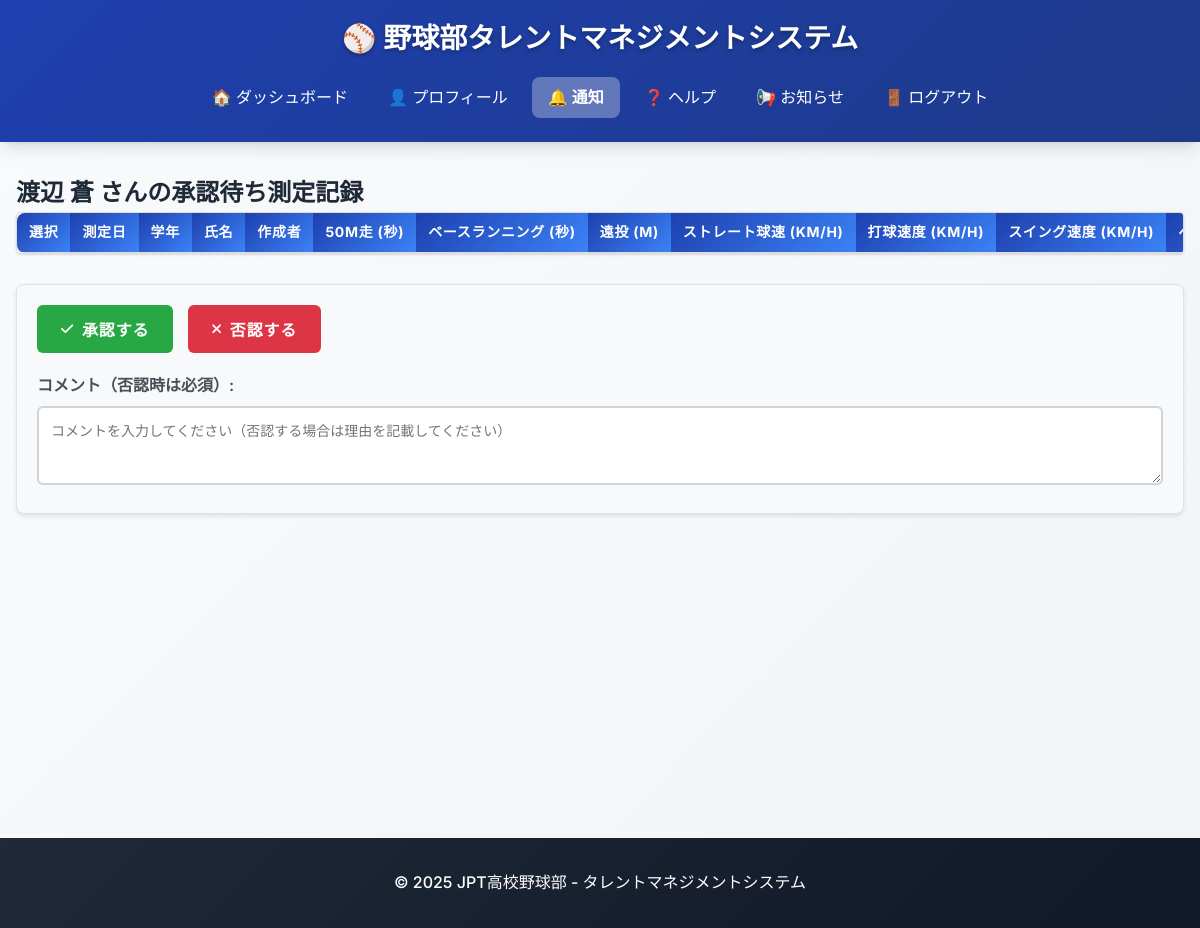
Before: /notice/my/notice (signed in) with the older database file.
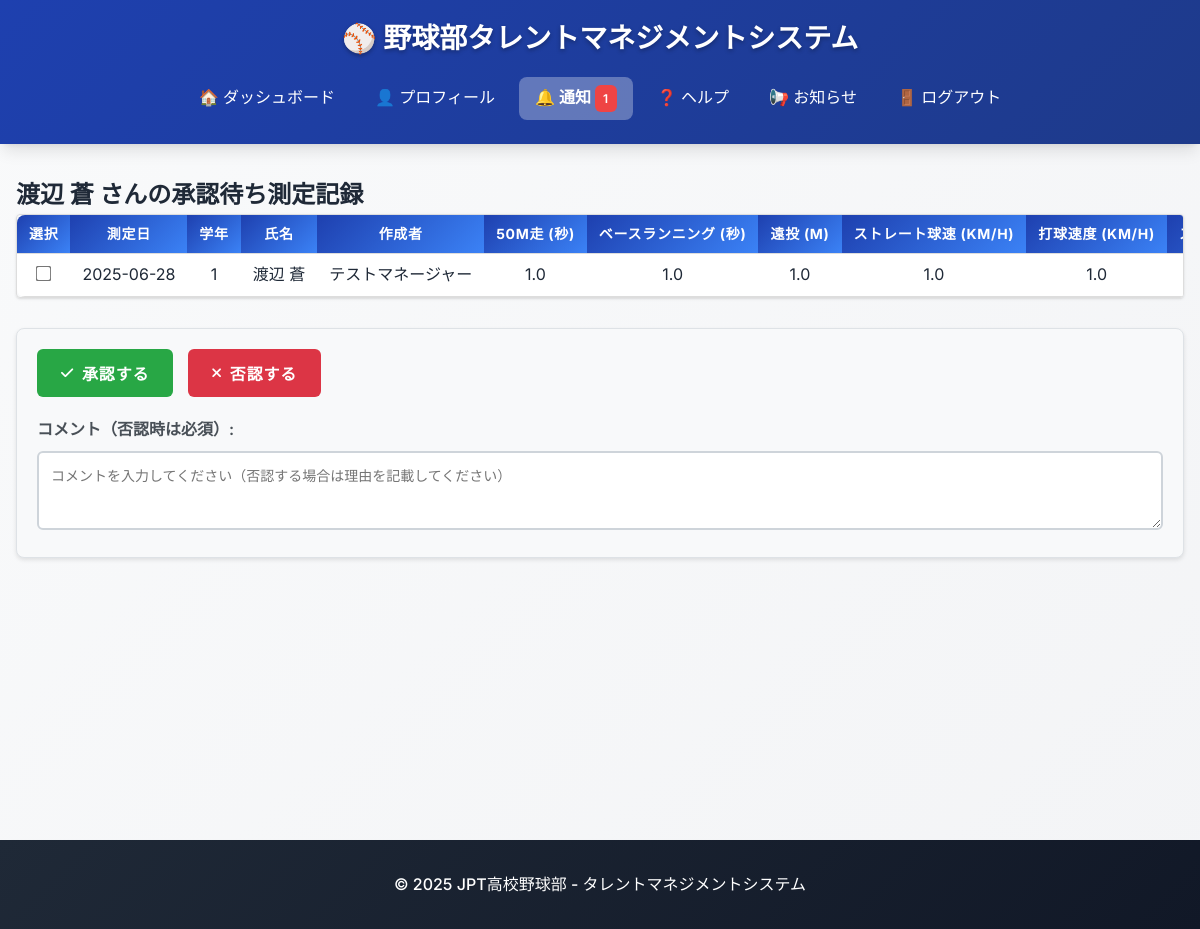
After: the same page with the newer database file.
### db_models.py (models this page shows, shortened)
class User(db.Model, UserMixin):
    __tablename__ = 'users'
    user_id = db.Column(db.Integer, primary_key=True)
    fs_uniquifier = db.Column(db.String(64), unique=True, nullable=False, default=lambda: str(uuid.uuid4()))  # 追加
    student_id = db.Column(db.String(20),  nullable=True)  # 学生番号 (例: "2024001")
    name = db.Column(db.String(100), unique=True, nullable=False)
    password_hash = db.Column(db.String(200), nullable=False)
    grade = db.Column(db.Integer, nullable=True)
    is_active = db.Column(db.Boolean, default=True)
    team_status = db.Column(db.Boolean, default=False)
    created_at = db.Column(db.DateTime, default=lambda: datetime.now(tz=ZoneInfo('Asia/Tokyo')))
    updated_at = db.Column(db.DateTime, default=lambda: datetime.now(tz=ZoneInfo('Asia/Tokyo')),
                           onupdate=lambda: datetime.now(tz=ZoneInfo('Asia/Tokyo')))
    roles = db.relationship('Role', secondary='user_roles', backref=db.backref('users', lazy='dynamic'))
    def get_id(self):
        return str(self.user_id)  # Flask-Login 用の get_id()
    def has_any_role(self, *roles):
        return any(role.name in roles for role in self.roles)

class MeasurementType(db.Model):
    __tablename__ = 'measurement_types'
    id = db.Column(db.Integer, primary_key=True)
    name = db.Column(db.String(50), unique=True, nullable=False)  # プログラム内で使用する識別子 (例: 'run_50m')
    display_name = db.Column(db.String(100), nullable=False)  # 表示用名称 (例: '50m走')
    category = db.Column(db.String(50), nullable=True)  # 大項目分類 (例: '走力', '投力', '筋力')
    unit = db.Column(db.String(20))  # 単位 (例: '秒', 'km/h', 'm')
    evaluation_direction = db.Column(                            # 評価方向
        db.Enum('asc', 'desc', name='evaluation_direction_enum'),
        nullable=False,
        default='asc'
    )
    description = db.Column(db.Text)  # 説明文 (任意)

class MeasurementRecord(db.Model):
    __tablename__ = 'measurement_records'
    id = db.Column(db.Integer, primary_key=True)
    user_id = db.Column(db.Integer, db.ForeignKey('users.user_id'), nullable=False)
    measurement_date = db.Column(db.Date, nullable=False)
    status = db.Column(db.Enum('draft', 'pending_coach', 'approved', 'rejected', name='status_enum'),
                       nullable=False, default='draft')
    created_by = db.Column(db.Integer, db.ForeignKey('users.user_id'), nullable=False)
    created_at = db.Column(db.DateTime, default=lambda: datetime.now(tz=ZoneInfo('Asia/Tokyo')))
    updated_at = db.Column(db.DateTime, default=lambda: datetime.now(tz=ZoneInfo('Asia/Tokyo')),
                           onupdate=lambda: datetime.now(tz=ZoneInfo('Asia/Tokyo')))
    comment = db.Column(db.String(1000))
    user = db.relationship('User', foreign_keys=[user_id])
    creator = db.relationship('User', foreign_keys=[created_by])
    values = db.relationship('MeasurementValue', back_populates='record', cascade='all, delete-orphan')

class MeasurementValue(db.Model):
    __tablename__ = 'measurement_values'
    id = db.Column(db.Integer, primary_key=True)
    record_id = db.Column(db.Integer, db.ForeignKey('measurement_records.id'), nullable=False)
    type_id = db.Column(db.Integer, db.ForeignKey('measurement_types.id', ondelete='CASCADE'), nullable=False)
    value = db.Column(db.Float, nullable=False)
    record = db.relationship('MeasurementRecord', back_populates='values')
    type = db.relationship('MeasurementType')
    __table_args__ = (
        db.UniqueConstraint('record_id', 'type_id', name='_record_type_uc'),
    )

### blueprints/notice.py (the view)
@notice_bp.route('/my/notice')
@login_required
@roles_accepted("administer", "member", "manager", "coach")
def notice():
    user_id = current_user.get_id()
    user = User.query.get(user_id)
    measurement_types = MeasurementType.query.all()
    if current_user.has_role("member"):
        records = MeasurementRecord.query.filter_by(user_id=user_id, status='draft').all()
    if current_user.has_any_role("administer", "coach"):
        records = MeasurementRecord.query.filter_by(status='pending_coach').all()
    if current_user.has_role("manager"):
        records = MeasurementRecord.query.filter_by(created_by=current_user.user_id, status='rejected').all()
    return render_template('notice.html',
                           user=user,
                           records=records,
                           measurement_types=measurement_types
                           )

### app/app.py (called while the page is built)
@login_manager.user_loader
def load_user(user_id):
    return db.session.get(User, int(user_id))

@app.context_processor
def inject_measurement_data():
    if not current_user.is_authenticated:
        return {}
    notice_cnt = 0
    if current_user.has_any_role("manager"):
        notice_cnt = MeasurementRecord.query.filter_by(created_by=current_user.user_id, status='rejected').count()
    elif current_user.has_any_role("member"):
        notice_cnt = MeasurementRecord.query.filter_by(user_id=current_user.user_id, status='draft').count()
    elif current_user.has_any_role("coach"):
        notice_cnt = MeasurementRecord.query.filter_by(status='pending_coach').count()
    return {
        "notice_cnt": notice_cnt
    }

### app/templates/notice.html (shortened to what this page needs)
{% extends "base.html" %}
{% block content %}
<link rel="stylesheet" href="https://cdnjs.cloudflare.com/ajax/libs/font-awesome/6.0.0/css/all.min.css">
<h2>{{ user.name }} さんの承認待ち測定記録</h2>
<form method="POST" action="{{ url_for('notice.approve_records') }}">
    <div class="table-container">
        <table id="noticeRecordsTable" class="member-table display">
            <thead>
                <tr>
                    <th>選択</th>
                    <th>測定日</th>
                    <th>学年</th>
                    <th>氏名</th>
                    <th>作成者</th>
                    {% for type in measurement_types %}
                    <th>{{ type.display_name }} ({{ type.unit }})</th>
                    {% endfor %}
                </tr>
            </thead>
            <tbody>
                {% for record in records %}
                {% set record_values = {} %}
                {% for val in record.values %}
                {% set _ = record_values.update({val.type_id: val.value}) %}
                {% endfor %}
                <tr>
                    <td><input type="checkbox" name="record_ids" value="{{ record.id }}"></td>
                    <td>{{ record.measurement_date }}</td>
                    <td>{{ record.user.grade if record.user.grade else '学生以外' }}</td>
                    <td>{{ record.user.name }}</td>
                    <td>{{ record.creator.name }}</td>
                    {% for type in measurement_types %}
                    <td>
                        {% if type.id in record_values %}
                            {{ record_values[type.id] }}
                        {% else %}
                            -
                        {% endif %}
                    </td>
                    {% endfor %}
                </tr>
                {% endfor %}
            </tbody>
        </table>
    </div>
    <div class="action-area">
        <div class="action-buttons">
            <button type="submit" name="action" value="approve" class="btn btn-approve">
                <i class="fas fa-check"></i> 承認する
            </button>
            {% if current_user.has_any_role('member', 'coach', 'administer') %}
            <button type="submit" name="action" value="reject" class="btn btn-reject">
                <i class="fas fa-times"></i> 否認する
            </button>
            {% endif %}
        </div>
        {% if current_user.has_any_role('member', 'coach', 'administer') %}
        <div class="comment-area">
            <label for="comment">コメント（否認時は必須）:</label>
            <textarea name="comment" id="comment" placeholder="コメントを入力してください（否認する場合は理由を記載してください）" rows="3"></textarea>
        </div>
        {% endif %}
    </div>
</form>
<link rel="stylesheet" type="text/css" href="https://cdn.datatables.net/2.0.8/css/dataTables.dataTables.min.css">
{% endblock %}

### app/templates/base.html (shortened to what this page needs)
<!DOCTYPE html>
<html lang="ja">
<head>
    <link rel="stylesheet" href="{{ url_for('static', filename='styles.css') }}">
</head>
<body class="{% if request.endpoint == 'auth.login' %}login-page{% endif %}">
    {% if request.endpoint != 'auth.login' %}
    <header>
        <h1>⚾ 野球部タレントマネジメントシステム</h1>
        <nav>
            <ul>
                <li><a href="{{ url_for('main.dashboard') }}" class="nav-link">🏠 ダッシュボード</a></li>
                <li><a href="{{ url_for('profile.profile') }}" class="nav-link">👤 プロフィール</a></li>
                {% if current_user.has_any_role('member', 'manager', 'coach', "administer") %}
                <li><a href="{{ url_for('notice.notice') }}" class="nav-link">🔔 通知
                    {% if notice_cnt > 0 %}
                        <span class="badge badge-danger">{{ notice_cnt }}</span>
                    {% endif %}
                </a></li>
                {% endif %}
                <li><a href="{{ url_for('main.help') }}" class="nav-link">❓ ヘルプ</a></li>
                <li><a href="{{ url_for('news.news') }}" class="nav-link">📢 お知らせ</a></li>
                <li><a href="{{ url_for('auth.logout') }}" class="nav-link">🚪 ログアウト</a></li>
            </ul>
        </nav>
    </header>
    {% endif %}
    <main class="{% if request.endpoint == 'auth.login' %}login-main{% endif %}">
        {% block content %}{% endblock %}
    </main>
    {% if request.endpoint != 'auth.login' %}
    <footer>
        <p>&copy; 2025 JPT高校野球部 - タレントマネジメントシステム</p>
    </footer>
    {% endif %}
</body>
</html>

### app/static/styles.css (style rules this page uses)
:root { --primary-color: #1e40af; --primary-light: #3b82f6; --primary-dark: #1e3a8a; --secondary-color: #dc2626; --secondary-light: #ef4444; --secondary-dark: #b91c1c; --accent-color: #f59e0b; --accent-light: #fbbf24; --white: #ffffff; --gray-50: #f9fafb; --gray-100: #f3f4f6; --gray-200: #e5e7eb; --gray-300: #d1d5db; --gray-400: #9ca3af; --gray-500: #6b7280; --gray-600: #4b5563; --gray-700: #374151; --gray-800: #1f2937; --gray-900: #111827; --success: #10b981; --warning: #f59e0b; --error: #ef4444; --info: #3b82f6; --shadow-sm: 0 1px 2px 0 rgb(0 0 0 / 0.05); --shadow: 0 1px 3px 0 rgb(0 0 0 / 0.1), 0 1px 2px -1px rgb(0 0 0 / 0.1); --shadow-md: 0 4px 6px -1px rgb(0 0 0 / 0.1), 0 2px 4px -2px rgb(0 0 0 / 0.1); --shadow-lg: 0 10px 15px -3px rgb(0 0 0 / 0.1), 0 4px 6px -4px rgb(0 0 0 / 0.1); --radius-sm: 0.375rem; --radius: 0.5rem; --radius-md: 0.75rem; --radius-lg: 1rem; --transition: all 0.2s ease-in-out; }
* { margin: 0; padding: 0; box-sizing: border-box; }
html { font-size: 16px; scroll-behavior: smooth; }
body { font-family: 'Inter', 'Segoe UI', Tahoma, Geneva, Verdana, sans-serif; line-height: 1.6; color: var(--gray-800); background: linear-gradient(135deg, var(--gray-50) 0%, var(--gray-100) 100%); min-height: 100vh; }
header { background: linear-gradient(135deg, var(--primary-color) 0%, var(--primary-dark) 100%); color: var(--white); padding: 1rem 0; box-shadow: var(--shadow-lg); position: sticky; top: 0; z-index: 1000; }
header h1 { text-align: center; font-size: 1.75rem; font-weight: 700; margin-bottom: 1rem; text-shadow: 0 2px 4px rgba(0, 0, 0, 0.3); }
nav { max-width: 1200px; margin: 0 auto; padding: 0 1rem; }
nav ul { list-style: none; display: flex; flex-wrap: wrap; justify-content: center; gap: 0.5rem; }
nav ul li { margin: 0; }
nav ul li a { color: var(--white); text-decoration: none; font-weight: 500; padding: 0.5rem 1rem; border-radius: var(--radius); transition: var(--transition); display: inline-block; position: relative; overflow: hidden; }
nav ul li a::before { content: ''; position: absolute; top: 0; left: -100%; width: 100%; height: 100%; background: linear-gradient(90deg, transparent, rgba(255, 255, 255, 0.2), transparent); transition: left 0.5s; }
main { max-width: 1200px; margin: 2rem auto; padding: 0 1rem; min-height: calc(100vh - 200px); }
.table-container { overflow-x: auto; border-radius: var(--radius); box-shadow: var(--shadow); }
table { width: 100%; border-collapse: collapse; background: var(--white); border-radius: var(--radius); overflow: hidden; }
table th, table td { padding: 1rem; text-align: left; border-bottom: 1px solid var(--gray-200); }
table th { background: linear-gradient(135deg, var(--primary-color) 0%, var(--primary-light) 100%); color: var(--white); font-weight: 600; text-transform: uppercase; font-size: 0.875rem; letter-spacing: 0.05em; }
table tr:last-child td { border-bottom: none; }
.btn { display: inline-flex; align-items: center; justify-content: center; padding: 0.75rem 1.5rem; border: none; border-radius: var(--radius); font-size: 1rem; font-weight: 600; text-decoration: none; cursor: pointer; transition: var(--transition); text-transform: uppercase; letter-spacing: 0.05em; position: relative; overflow: hidden; }
.btn::before { content: ''; position: absolute; top: 0; left: -100%; width: 100%; height: 100%; background: linear-gradient(90deg, transparent, rgba(255, 255, 255, 0.2), transparent); transition: left 0.5s; }
footer { background: linear-gradient(135deg, var(--gray-800) 0%, var(--gray-900) 100%); color: var(--white); text-align: center; padding: 2rem 1rem; margin-top: 4rem; box-shadow: var(--shadow-lg); }
footer p { margin: 0; font-weight: 500; }
.badge { display: inline-block; padding: 0.25rem 0.5rem; font-size: 0.75rem; font-weight: 600; border-radius: var(--radius-sm); text-transform: uppercase; letter-spacing: 0.05em; }
.badge-danger { background-color: var(--error); color: var(--white); }

Changed rows visible on the page:
no longer on this page (row unchanged): MeasurementType: display_name "スイング速度", unit "KM/H", shown under "渡辺 蒼 さんの承認待ち測定記録"
added MeasurementRecord: measurement_date "2025-06-28", user "1", user.name "渡辺 蒼", creator.name "テストマネージャー", MeasurementType (id.value "1.0")
added MeasurementValue: value "1.0"
added MeasurementValue: value "1.0"
added MeasurementValue: value "1.0"
added MeasurementValue: value "1.0"
Other visible differences:
{{ notice_cnt }}: (not shown) → "1"
